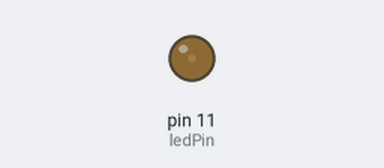
A sketch run on a simulated Arduino Uno, built with avr-gcc and run on an emulated ATmega328P. Parts: output pins drawn as LEDs (lit = HIGH).

Above: at 0.05 s.
At 0.25 s:
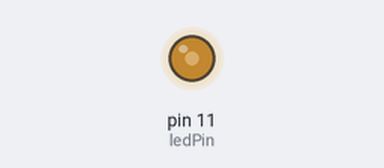
At 0.45 s:
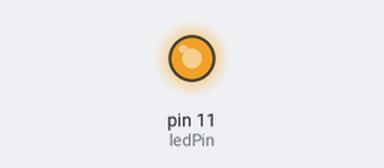
At 0.9 s:
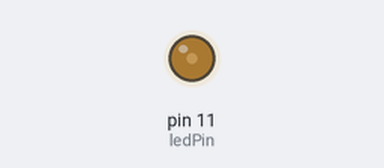
Timing chart, 0 to 3.0 s (numbered marks = the images above):
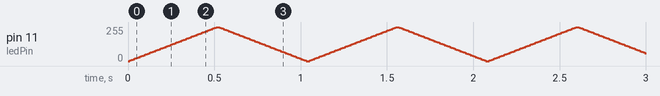

The sketch:

ch08_2.ino
```cpp
int ledPin = 11;

void setup() {
}

void loop() {
  for (int brightness = 0; brightness <= 255; brightness=brightness+5) {
    analogWrite(ledPin, brightness);
    delay(10);
  }
  for (int brightness = 255; brightness >= 0; brightness=brightness-5) {
    analogWrite(ledPin, brightness);
    delay(10);
  }
}
```
